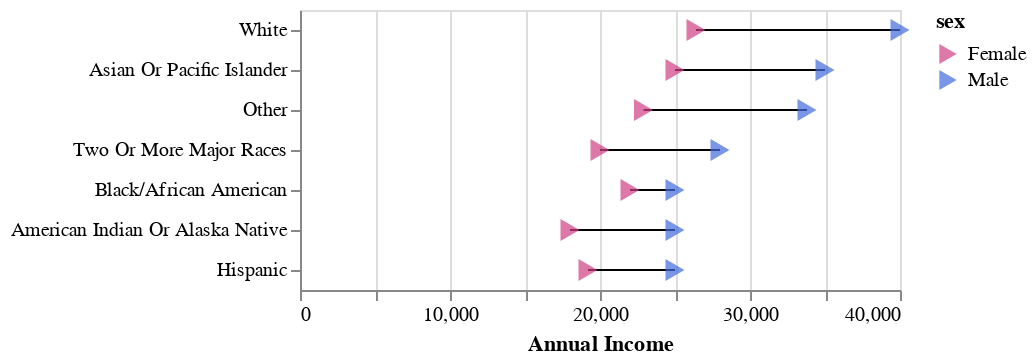

The cell this chart's notebook holds for it:
### Markdown cell above
### 25th percentile

### Code cell
# Create points for every 25th percentile

q25_avg_by_race_23_point = alt.Chart(quants_avg_by_race_23_all).mark_point(
    filled=True, size =120, shape = 'triangle-right').encode(
        y=alt.Y("race_ethnc_gen:N", sort=race_order),
        x=alt.X("p25:Q", title="Annual Income"),
        color = alt.Color("sex:N").scale(
            domain=['Female', 'Male'],
            range=[color_fem, color_male]
        ),
          tooltip= [
      { "field": "sex", "type": "nominal", "title": "Sex" },
      { "field": "race_ethnc_gen", "type": "nominal", "title": "Race/Ethnicity" },
      { "field": "p25", "type": "quantitative", "title": "25th Percentile Annual Income", "format": "$,.0f" },
      { "field": "avg", "type": "quantitative", "title": "Average Annual Income", "format": "$,.0f" },
      { "field": "p75", "type": "quantitative", "title": "75th Percentile Annual Income", "format": "$,.0f" },
    ]
    )
#q25_avg_by_race_23_point

### Figure 1 — Vega-Lite specification as saved in the notebook (floating-point values rounded to 4 significant figures)
{"config": {"view": {"continuousWidth": 300, "continuousHeight": 300}}, "layer": [{"mark": {"type": "rule"}, "encoding": {"x": {"aggregate": "min", "field": "p25", "type": "quantitative"}, "x2": {"aggregate": "max", "field": "p25"}, "y": {"field": "race_ethnc_gen", "sort": ["White", "Asian Or Pacific Islander", "Other", "Two Or More Major Races", "Black/African American", "American Indian Or Alaska Native", "Hispanic"], "title": null, "type": "nominal"}}}, {"mark": {"type": "point", "filled": true, "shape": "triangle-right", "size": 120}, "encoding": {"color": {"field": "sex", "scale": {"domain": ["Female", "Male"], "range": ["#D03E84", "#4269DD"]}, "type": "nominal"}, "tooltip": [{"field": "sex", "title": "Sex", "type": "nominal"}, {"field": "race_ethnc_gen", "title": "Race/Ethnicity", "type": "nominal"}, {"field": "p25", "format": "$,.0f", "title": "25th Percentile Annual Income", "type": "quantitative"}, {"field": "avg", "format": "$,.0f", "title": "Average Annual Income", "type": "quantitative"}, {"field": "p75", "format": "$,.0f", "title": "75th Percentile Annual Income", "type": "quantitative"}], "x": {"field": "p25", "title": "Annual Income", "type": "quantitative"}, "y": {"field": "race_ethnc_gen", "sort": ["White", "Asian Or Pacific Islander", "Other", "Two Or More Major Races", "Black/African American", "American Indian Or Alaska Native", "Hispanic"], "type": "nominal"}}}], "data": {"name": "data-70f23bc0859b6b29f58dab95ff866e4a"}, "$schema": "https://vega.github.io/schema/vega-lite/v6.1.0.json", "datasets": {"data-70f23bc0859b6b29f58dab95ff866e4a": [{"race_ethnc_gen": "American Indian Or Alaska Native", "sex": "Female", "avg": 45060.0, "p25": 18000.0, "p75": 60000.0}, {"race_ethnc_gen": "Hispanic", "sex": "Male", "avg": 52100.0, "p25": 25000.0, "p75": 65000.0}, {"race_ethnc_gen": "Asian Or Pacific Islander", "sex": "Male", "avg": 102200.0, "p25": 35000.0, "p75": 134000.0}, {"race_ethnc_gen": "Black/African American", "sex": "Female", "avg": 56090.0, "p25": 22000.0, "p75": 74000.0}, {"race_ethnc_gen": "Hispanic", "sex": "Female", "avg": 41520.0, "p25": 19200.0, "p75": 50000.0}, {"race_ethnc_gen": "American Indian Or Alaska Native", "sex": "Male", "avg": 55500.0, "p25": 25000.0, "p75": 70000.0}, {"race_ethnc_gen": "Black/African American", "sex": "Male", "avg": 63290.0, "p25": 25000.0, "p75": 80000.0}, {"race_ethnc_gen": "Other", "sex": "Female", "avg": 64130.0, "p25": 22900.0, "p75": 82000.0}, {"race_ethnc_gen": "White", "sex": "Male", "avg": 112700.0, "p25": 40000.0, "p75": 138000.0}, {"race_ethnc_gen": "Two Or More Major Races", "sex": "Male", "avg": 74980.0, "p25": 28000.0, "p75": 90000.0}, {"race_ethnc_gen": "White", "sex": "Female", "avg": 73900.0, "p25": 26400.0, "p75": 94000.0}, {"race_ethnc_gen": "Two Or More Major Races", "sex": "Female", "avg": 55800.0, "p25": 20000.0, "p75": 70000.0}, {"race_ethnc_gen": "Asian Or Pacific Islander", "sex": "Female", "avg": 77270.0, "p25": 25000.0, "p75": 100000.0}, {"race_ethnc_gen": "Other", "sex": "Male", "avg": 93800.0, "p25": 33800.0, "p75": 106000.0}]}}
